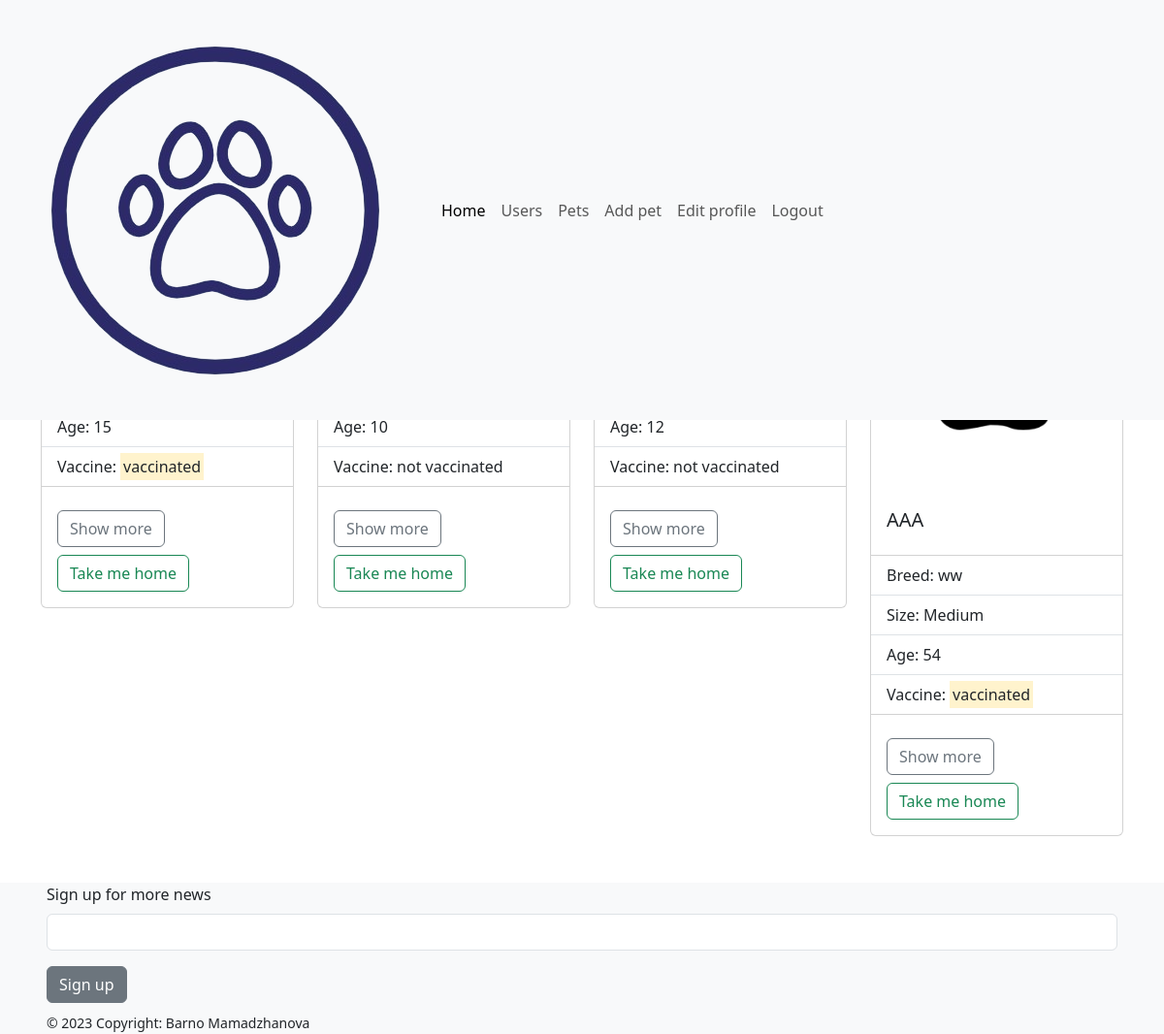
The page /home.php?senior=true (signed in) on the database its author committed.
### tables this page shows
CREATE TABLE `animals` (
  `animal_id` int(11) NOT NULL,
  `name` varchar(255) NOT NULL,
  `location` varchar(255) NOT NULL,
  `photo` varchar(255) NOT NULL,
  `description` varchar(255) NOT NULL,
  `size` varchar(255) NOT NULL,
  `age` int(4) NOT NULL,
  `vaccinated` tinyint(1) NOT NULL,
  `breed` varchar(255) NOT NULL,
  `status` varchar(255) NOT NULL
);

### home.php (the view, shortened to what this page needs)
<?php
    require_once  'components/db_connection.php';
    require_once 'components/navbar.php';
    require_once 'components/footer.php';
    if(isset($_SESSION["user"])) {
        $sql1 = "SELECT * FROM users WHERE user_id = {$_SESSION["user"]}";
        $result1 = mysqli_query($connect, $sql1);
        $row1 = mysqli_fetch_assoc($result1);
    }
   $sql = "SELECT * FROM `animals` a WHERE `status` = 'Available' AND a.animal_id NOT IN (SELECT `fk_animal_id` FROM `pet_adoption`)" ;
   $result = mysqli_query($connect, $sql);
   $cards = "" ;
   $filtering_seniors = false;
   if(isset($_GET["senior"])){
     $filtering_seniors = true;
   }
    if(mysqli_num_rows($result) > 0){
        while($row = mysqli_fetch_assoc($result)){
            $vaccinated = ($row["vaccinated"]) ? '<mark>vaccinated</mark>' : 'not vaccinated' ;
            if ($filtering_seniors) {
                if ($row['age'] < 8) {
                    continue;
                }
                else {
                    $cards .= "
                        <div>
                            <div class='card starik'>
                                <img src='{$row["photo"]}' class='card-img-top cardImg' alt='{$row["name"]}'>
                                <div class='card-body body'>
                                <h5 class='card-title'>{$row["name"]}</h5>
                                </div>
                                <ul class='list-group list-group-flush'>
                                <li class='list-group-item'>Breed: {$row["breed"]}</li>
                                    <li class='list-group-item'>Size: {$row["size"]}</li>
                                    <li class='list-group-item'>Age: {$row["age"]}</li>
                                    <li class='list-group-item'>Vaccine: {$vaccinated}</li>
                                </ul>
                                <div class='card-body'>
                                <a href='animals/details.php?id={$row["animal_id"]}' class='btn btn-outline-secondary my-2'>Show more</a>";
                                if(isset(($_SESSION["user"]))){
                                    $cards .="
                                    <form action='' method='post'>
                                        <input type='hidden' value='$row[animal_id]' name='animal_id'>
                                        <input class='btn btn-outline-success' type='submit' value='Take me home' name='adopt'>
                                    </form>";
                                        }
                                        $cards .="
                                        </div>
                                    </div>
                                </div>" ;
                }
                }
            }
   } else  {
       $cards = "<p>No results found</p>" ;
   }
?>
<!DOCTYPE html>
<html lang="en">
<head>
    <link href="https://cdn.jsdelivr.net/npm/bootstrap@5.3.2/dist/css/bootstrap.min.css" rel="stylesheet"
>
    <link rel="stylesheet" href="style/style.scss">
</head>
<body>
<div class="nav">
   <?php echo $navbar ?>
</div>
<div class="container mt-5 mb-5">
        <?php if(!empty($row1)) { ?>
        <div class="card mb-3 welcome">
            <div class="row g-0">
                <div class="col-md-4">
                </div>
                <div class="col-md-8">
                <div class="card-body">
                    <h5 class="card-title">Welcome, <?= $row1["first_name"] . " " . $row1["last_name"] ?></h5>
                </div>
                </div>
            </div>
        </div>
        <?php } ?>
        <div class="senior my-5">
            <a href='<?php echo ($filtering_seniors) ?  "home.php" : "?senior=true"?>' class="btn btn-secondary">Show <?php echo ($filtering_seniors) ?  "all pets" : "seniors"?></a>
        </div>
        <div class="row row-cols-lg-4 row-cols-md-3 row-cols-sm-2 row-cols-xs-1 g-4">
            <?= $cards ?>
        </div>
    </div>
<div class="footer">
   <?php echo $footer ?>
</div>
</body>
</html>

### rows shown on the page
animals: age "15", vaccinated "vaccinated"
animals: age "10", vaccinated "not vaccinated"
animals: age "12", vaccinated "not vaccinated"
animals: name "AAA", breed "ww", size "Medium", age "54", vaccinated "vaccinated"
